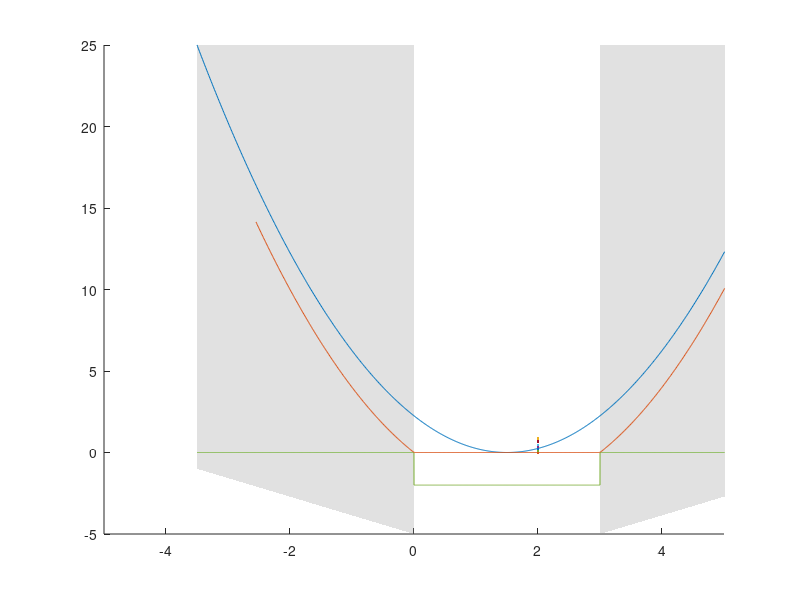

Source code (MATLAB): (Note: this script raises an error after producing the figure.)
clear; close all

%% Setting up variables
dt = 1.5;
% kL = 10;
alpha = 1;
J = @(x,kL) tanh(kL .* (x - dt)) + tanh(kL .* (-x - dt));
f = linspace(-5,5,1000); % setting this as (x - x_t) 
f2 = linspace(-5,5,10000); % setting this as (x - x_t) 
soft_max = @(x,y,k) log(exp(k.*x) + exp(k.*y)) .* (1/k); %soft max function
k = [1, 5,40, 100, 150];
k2 = [1, 10, 100, 1000];
rho = [1,5,10]
xr = 1.5;

%% New comp
figure(15)
xlim([-5,5])

p5= patch([-dt.*ones(size(f)), fliplr(min(xlim).*ones(size(f)))]+xr, [linspace(-5, f(1).^2, length(f)), fliplr(linspace(-1, f(1).^2, length(f)))], [0.6, 0.6, 0.6] , 'FaceAlpha', 0.3, 'EdgeColor', 'none');
hold on
p6 = patch([+dt.*ones(size(f)), fliplr(max(xlim).*ones(size(f)))]+xr, [linspace(-5, f(1).^2, length(f)), fliplr(linspace(-1, f(1).^2, length(f)))], [0.6, 0.6, 0.6] , 'FaceAlpha', 0.3, 'EdgeColor', 'none');

cost = f.^2; %set point
p1 = plot(f+xr,cost, LineWidth=2, Color=[0 0.4470 0.7410]);
cost = J(f2, 1e09); % Lr
p2 = plot(f2+xr,cost, LineWidth=2,Color=[0.4660 0.6740 0.1880]);
out = soft_max((f.^2 - dt.^2).*alpha, 0,50); % soft const
p3 = plot(f+xr,out, LineWidth=2, Color=[ 0.8500 0.3250 0.0980]); 
p4 = xline(1.5, 'r--',"Reference",LineWidth=2); %ref


idx1 = find(f>=0,1);
idx2 = find(f<=3,1,"last");
hard = zeros(size(f(idx1:idx2)));

p7 = plot(f(idx1:idx2), hard, LineWidth=2, Color=[0.5,0,0.5]);
p8 = plot([0;0], [0; max(ylim)], LineWidth=2, Color=[0.5,0,0.5]);
p9 = plot([3;3], [0; max(ylim)], LineWidth=2, Color=[0.5,0,0.5]);
hold off
grid on
xlabel("Position [m]",FontSize=12,FontWeight="bold",Interpreter="latex")
ylabel('Lagrange Cost',FontSize=12,FontWeight="bold",Interpreter="latex")
xlim([-2 5])
ylim([-2.5 10])
legend([p1, p2, p3,p8, p4, p5] ,["Setpoint tracking","In-range tracking (n.a.i.r)", "In-range tracking (a.i.r) with soft constraints", "In-range tracking (a.i.r) with hard constraints", "Reference", "Out of range"], 'Location','northoutside', 'NumColumns', 2,  'Interpreter','latex','FontSize',11)


%% Tracking cost comparison
figure(1)
xlim([-5,5])

p5= patch([-dt.*ones(size(f)), fliplr(min(xlim).*ones(size(f)))]+xr, [linspace(-5, f(1).^2, length(f)), fliplr(linspace(-1, f(1).^2, length(f)))], [1, 0, 0] , 'FaceAlpha', 0.15, 'EdgeColor', 'none');
hold on
p6 = patch([+dt.*ones(size(f)), fliplr(max(xlim).*ones(size(f)))]+xr, [linspace(-5, f(1).^2, length(f)), fliplr(linspace(-1, f(1).^2, length(f)))], [1, 0, 0] , 'FaceAlpha', 0.15, 'EdgeColor', 'none');

cost = f.^2; %set point
p1 = plot(f+xr,cost, LineWidth=2, Color=[0 0.4470 0.7410]);
cost = J(f2, 1e09); % Lr
p2 = plot(f2+xr,cost, LineWidth=2,Color=[0.4660 0.6740 0.1880]);
out = soft_max((f.^2 - dt.^2).*alpha, 0,50); % soft const
p3 = plot(f+xr,out, LineWidth=2, Color=[ 0.8500 0.3250 0.0980]); 
p4 = xline(1.5, 'r--',LineWidth=2); %ref

hold off
grid on
xlabel("Position [m]",FontSize=12,FontWeight="bold",Interpreter="latex")
ylabel('Lagrange Cost',FontSize=12,FontWeight="bold",Interpreter="latex")
xlim([-2 5])
ylim([-2.5 10])
legend([p1, p2, p3, p4, p5] ,["Setpoint tracking","In-range tracking (n.a.i.r)", "In-range tracking (a.i.r) with soft constraints", "Reference", "Out of range"], 'Location','northoutside', 'NumColumns', 2,  'Interpreter','latex','FontSize',11)


%% Unregularized cost: varying K1
figure(2)
f = linspace(-10,10, 1000);
xlim([-10,10])
p4= patch([-dt.*ones(size(f)), fliplr(min(xlim).*ones(size(f)))]+xr, [linspace(-5, f(1).^2, length(f)), fliplr(linspace(-1, f(1).^2, length(f)))], [0, 0, 0] , 'FaceAlpha', 0.15, 'EdgeColor', 'none');
hold on 
p5 = patch([+dt.*ones(size(f)), fliplr(max(xlim).*ones(size(f)))]+xr, [linspace(-5, f(1).^2, length(f)), fliplr(linspace(-1, f(1).^2, length(f)))], [0, 0, 0] , 'FaceAlpha', 0.15, 'EdgeColor', 'none');

cost = J(f, k(1));
p1 = plot(f+xr,cost, LineWidth=2,Color=[0 0.4470 0.7410]);
cost = J(f, k(2));
p2 = plot(f+xr,cost, LineWidth=2);
pr = xline(1.5, 'r--',LineWidth=2);
cost = J(f, k(4));
p3 = plot(f+xr,cost, LineWidth=2,Color=[0.5 0 0.5]);
hold off
grid on
xlim([-2, 5])
ylim([-2, 1])
legend([p1, p2, p3,pr, p4] ,["$k_1 = 1$","$k_1 = 5$", "$k_1 = 100$", "Reference", "Out of range"], 'Location','northoutside', 'NumColumns', 2,  'Interpreter','latex','FontSize',11)
xlabel("Position [m]",FontSize=12,FontWeight="bold",Interpreter="latex")
ylabel('$L_S$',FontSize=12,FontWeight="bold",Interpreter="latex")

%% Regularized cost: Varying K1 (K2 = 1000)
figure(3)
f = linspace(-10,10, 1000);
xlim([-10,10])
p4= patch([-dt.*ones(size(f)), fliplr(min(xlim).*ones(size(f)))]+xr, [linspace(-5, f(1).^2, length(f)), fliplr(linspace(-1, f(1).^2, length(f)))], [0, 0, 0] , 'FaceAlpha', 0.15, 'EdgeColor', 'none');
hold on 
p5 = patch([+dt.*ones(size(f)), fliplr(max(xlim).*ones(size(f)))]+xr, [linspace(-5, f(1).^2, length(f)), fliplr(linspace(-1, f(1).^2, length(f)))], [0, 0, 0] , 'FaceAlpha', 0.15, 'EdgeColor', 'none');

cost = J(f, k(1));
cost = cost + f.^2.*(1/k2(4).^3);

p1 = plot(f+xr,cost, LineWidth=2,Color=[0 0.4470 0.7410]);
cost = J(f, k(2));
cost = cost + f.^2.*(1/k2(4).^3);
p2 = plot(f+xr,cost, LineWidth=2);
pr = xline(1.5, 'r--',LineWidth=2);
cost = J(f, k(4));
cost = cost + f.^2.*(1/k2(4));
p3 = plot(f+xr,cost, LineWidth=2,Color=[0.5 0 0.5]);
hold off
grid on
xlim([-2, 5])
ylim([-2, 1])
legend([p1, p2, p3,pr, p4] ,["$k_1 = 1$","$k_1 = 5$", "$k_1 = 100$", "Reference", "Out of range"], 'Location','northoutside', 'NumColumns', 2,  'Interpreter','latex','FontSize',11)
xlabel("Position [m]",FontSize=12,FontWeight="bold",Interpreter="latex")
ylabel('$L_S$',FontSize=12,FontWeight="bold",Interpreter="latex")

%% Regularized cost: varying K2 (K1 = 100)
figure(4)
f = linspace(-10,10, 1000);
xlim([-10,10])
p4= patch([-dt.*ones(size(f)), fliplr(min(xlim).*ones(size(f)))]+xr, [linspace(-5, f(1).^2, length(f)), fliplr(linspace(-1, f(1).^2, length(f)))], [0, 0, 0] , 'FaceAlpha', 0.15, 'EdgeColor', 'none');
hold on 
p5 = patch([+dt.*ones(size(f)), fliplr(max(xlim).*ones(size(f)))]+xr, [linspace(-5, f(1).^2, length(f)), fliplr(linspace(-1, f(1).^2, length(f)))], [0, 0, 0] , 'FaceAlpha', 0.15, 'EdgeColor', 'none');
cost = J(f, k(4));
cost = cost + soft_max(f.^2-dt.^2,0,10).*(1/k2(1));
p1 = plot(f+xr,cost, LineWidth=2,Color=[0 0.4470 0.7410]);
cost = J(f, k(4));
cost = cost + soft_max(f.^2-dt.^2,0,10).*(1/k2(2));
p2 = plot(f+xr,cost, LineWidth=2);
pr = xline(1.5, 'r--',LineWidth=2);
cost = J(f, k(4));
cost = cost + soft_max(f.^2-dt.^2,0,10).*(1/k2(4));
p3 = plot(f+xr,cost, LineWidth=2,Color=[0.5 0 0.5]);
hold off
grid on
xlim([-2, 5])
ylim([-2, 10])
legend([p1, p2, p3,pr, p4] ,["$k_2 = 1$","$k_2 = 100$", "$k_2 = 1000$", "Reference", "Out of range"], 'Location','northoutside', 'NumColumns', 2,  'Interpreter','latex','FontSize',11)
xlabel("Position [m]",FontSize=12,FontWeight="bold",Interpreter="latex")
ylabel('$L_S+L_R$',FontSize=12,FontWeight="bold",Interpreter="latex")

%% Regularized cost: varying K1 and K2
figure(5)
f = linspace(-10,10, 1000);
xlim([-10,10])
p4= patch([-dt.*ones(size(f)), fliplr(min(xlim).*ones(size(f)))]+xr, [linspace(-5, f(1).^2, length(f)), fliplr(linspace(-1, f(1).^2, length(f)))], [0.6, 0.6, 0.6] , 'FaceAlpha', 0.3, 'EdgeColor', 'none');
hold on 
p5 = patch([+dt.*ones(size(f)), fliplr(max(xlim).*ones(size(f)))]+xr, [linspace(-5, f(1).^2, length(f)), fliplr(linspace(-1, f(1).^2, length(f)))], [0.6, 0.6, 0.6] , 'FaceAlpha', 0.3, 'EdgeColor', 'none');
cost = J(f, k(1));
cost = cost + soft_max(f.^2-dt.^2,0,rho(1)).*(1/k2(1));
p1 = plot(f+xr,cost, LineWidth=2,Color=[0 0.4470 0.7410]);
cost = J(f, k(2));
cost = cost + soft_max(f.^2-dt.^2,0,rho(2)).*(1/k2(2));
p2 = plot(f+xr,cost, LineWidth=2);
pr = xline(1.5, 'r--',LineWidth=2);
cost = J(f, k(4));
cost = cost + soft_max(f.^2-dt.^2,0,rho(3)).*(1/k2(4));
p3 = plot(f+xr,cost, LineWidth=2,Color=[0.5 0 0.5]);
hold off
grid on
xlim([-2, 5])
ylim([-2, 10])
legend([p1, p2, p3,pr, p4] ,["$k_1 = 1, k_2 = 1, \rho=1$","$k_1 = 5, k_2 = 50, \rho=3$", "$k_1 = 20, k_2 = 100, \rho=5$", "Reference", "Out of range"], 'Location','northoutside', 'NumColumns', 2,  'Interpreter','latex','FontSize',11)
xlabel("Position [m]",FontSize=12,FontWeight="bold",Interpreter="latex")
ylabel('$L_S+L_R$',FontSize=12,FontWeight="bold",Interpreter="latex")
